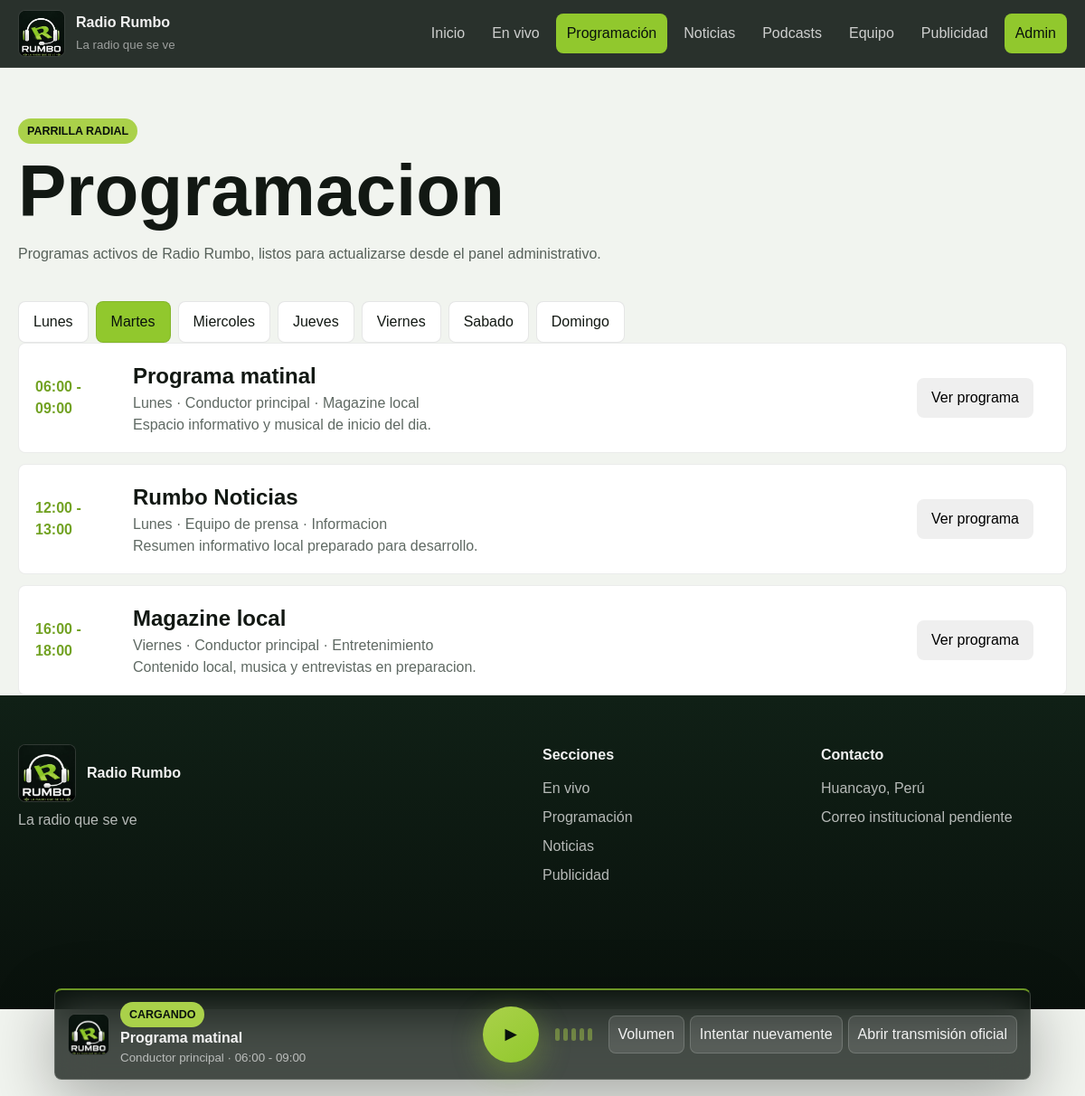
The page /programacion/index.php on the database its author committed.
### tables this page shows
CREATE TABLE programs (
    id INT UNSIGNED AUTO_INCREMENT PRIMARY KEY,
    name VARCHAR(140) NOT NULL,
    slug VARCHAR(160) NOT NULL UNIQUE,
    description TEXT NULL,
    host_name VARCHAR(140) NULL,
    day_of_week ENUM('monday', 'tuesday', 'wednesday', 'thursday', 'friday', 'saturday', 'sunday') NOT NULL,
    start_time TIME NOT NULL,
    end_time TIME NOT NULL,
    category VARCHAR(80) NULL,
    is_active TINYINT(1) NOT NULL DEFAULT 1,
    display_order INT UNSIGNED NOT NULL DEFAULT 0,
    created_at TIMESTAMP DEFAULT CURRENT_TIMESTAMP,
    updated_at TIMESTAMP DEFAULT CURRENT_TIMESTAMP ON UPDATE CURRENT_TIMESTAMP
);

### app/Core/View.php (called while the page is built, shortened)
<?php
final class View
{
    public static function render(string $view, array $data = []): void
    {
        $basePath = dirname(__DIR__, 2) . DIRECTORY_SEPARATOR . 'resources' . DIRECTORY_SEPARATOR . 'views';
        $relativePath = str_replace('.', DIRECTORY_SEPARATOR, $view) . '.php';
        $viewPath = $basePath . DIRECTORY_SEPARATOR . $relativePath;
        $realViewPath = realpath($viewPath);
        extract($data, EXTR_SKIP);
        require $realViewPath;
    }
}

### app/Controllers/Public/ProgramController.php (called while the page is built, shortened)
<?php
final class ProgramController
{
    public function index(array $mock): void
    {
        try {
            $items = $this->programService()->active();
        } catch (Throwable) {
            $items = [];
        }
        View::render('layouts.public', [
            'active' => 'programacion',
            'contentView' => 'schedule',
            'mock' => $mock,
            'pageTitle' => 'Radio Rumbo - Programacion',
            'programs' => $items,
        ]);
    }
    private function programService(): ProgramService
    {
        if (!$this->programs instanceof ProgramService) {
            $this->programs = new ProgramService();
        }
        return $this->programs;
    }
}

### public/programacion/index.php (called while the page is built, shortened)
<?php
$rootPath = rr_bootstrap();
(new ProgramController())->index(rr_mock_data($rootPath));

### app/Helpers/SecurityHelper.php (called while the page is built, shortened)
<?php
final class SecurityHelper
{
    public static function e(string $value): string
    {
        return htmlspecialchars($value, ENT_QUOTES | ENT_SUBSTITUTE, 'UTF-8');
    }
}

### app/Core/Database.php (called while the page is built, shortened)
<?php
final class Database
{
    private static ?PDO $connection = null;
    public static function connection(): PDO
    {
        if (self::$connection instanceof PDO) {
            return self::$connection;
        }
        $host = self::env('DB_HOST', '127.0.0.1');
        $port = self::env('DB_PORT', '3306');
        $database = self::env('DB_DATABASE', 'radio_rumbo');
        $username = self::env('DB_USERNAME', 'root');
        $password = self::env('DB_PASSWORD', '');
        $dsn = sprintf(
            'mysql:host=%s;port=%s;dbname=%s;charset=utf8mb4',
            $host,
            $port,
            $database
        );
        try {
            self::$connection = new PDO($dsn, $username, $password, [
                PDO::ATTR_ERRMODE => PDO::ERRMODE_EXCEPTION,
                PDO::ATTR_DEFAULT_FETCH_MODE => PDO::FETCH_ASSOC,
                PDO::ATTR_EMULATE_PREPARES => false,
            ]);
        } catch (PDOException $exception) {
            throw new PDOException(
                'No se pudo conectar con la base de datos.',
                (int) $exception->getCode(),
                $exception
            );
        }
        return self::$connection;
    }
    private static function env(string $key, string $default = ''): string
    {
        $value = $_ENV[$key] ?? $_SERVER[$key] ?? getenv($key);
        return is_string($value) && $value !== '' ? $value : $default;
    }
}

### app/Models/Program.php (called while the page is built, shortened)
<?php
final class Program
{
    public function active(): array
    {
        $statement = $this->pdo()->prepare(
            'SELECT id, name, slug, description, host_name, day_of_week, start_time, end_time,
                    category, is_active, display_order
             FROM programs
             WHERE is_active = :active
             ORDER BY CASE day_of_week
                          WHEN "monday" THEN 1 WHEN "tuesday" THEN 2 WHEN "wednesday" THEN 3
                          WHEN "thursday" THEN 4 WHEN "friday" THEN 5 WHEN "saturday" THEN 6
                          WHEN "sunday" THEN 7 ELSE 8
                      END,
                      start_time, display_order, id'
        );
        $statement->execute(['active' => 1]);
        return $this->rows($statement->fetchAll());
    }
    private function rows(array $rows): array
    {
        $result = [];
        foreach ($rows as $row) {
            if (is_array($row)) {
                $result[] = $row;
            }
        }
        return $result;
    }
    private function pdo(): PDO
    {
        return $this->connection ?? Database::connection();
    }
}

### app/Services/ProgramService.php (called while the page is built, shortened)
<?php
final class ProgramService
{
    public function active(): array
    {
        return $this->repository()->active();
    }
    private function repository(): Program
    {
        if (!$this->program instanceof Program) {
            $this->program = new Program();
        }
        return $this->program;
    }
}

### resources/views/public/schedule.php (the view, shortened to what this page needs)
<?php
$programs = is_array($programs ?? null) ? $programs : [];
$dayLabels = [
    'monday' => 'Lunes',
    'tuesday' => 'Martes',
    'wednesday' => 'Miercoles',
    'thursday' => 'Jueves',
    'friday' => 'Viernes',
    'saturday' => 'Sabado',
    'sunday' => 'Domingo',
];
$todayKey = strtolower(date('l'));
$now = date('H:i:s');
?>
<section class="page-title container">
    <span class="section-kicker">Parrilla radial</span>
    <h1>Programacion</h1>
    <p>Programas activos de Radio Rumbo, listos para actualizarse desde el panel administrativo.</p>
</section>
<section class="container">
    <div class="filter-row" aria-label="Filtros visuales por dia">
        <?php foreach ($dayLabels as $value => $day): ?>
            <button class="<?= $value === $todayKey ? 'is-active' : '' ?>" type="button"><?= $e($day) ?></button>
        <?php endforeach; ?>
    </div>
    <div class="schedule-list">
        <?php foreach ($programs as $program): ?>
            <?php
            $isLive = (string) $program['day_of_week'] === $todayKey
                && (string) $program['start_time'] <= $now
                && (string) $program['end_time'] > $now;
            ?>
            <article class="<?= $isLive ? 'is-live' : '' ?>">
                <time><?= $e(substr((string) $program['start_time'], 0, 5)) ?> - <?= $e(substr((string) $program['end_time'], 0, 5)) ?></time>
                <div>
                    <h2><?= $e((string) $program['name']) ?></h2>
                    <p><?= $e($dayLabels[(string) $program['day_of_week']] ?? (string) $program['day_of_week']) ?> · <?= $e((string) ($program['host_name'] ?: 'Conductor principal')) ?> · <?= $e((string) ($program['category'] ?: 'Programacion')) ?></p>
                    <?php if ((string) ($program['description'] ?? '') !== ''): ?><p><?= $e((string) $program['description']) ?></p><?php endif; ?>
                </div>
                <button type="button">Ver programa</button>
            </article>
        <?php endforeach; ?>
    </div>
</section>

### resources/views/partials/floating-player.php (shortened to what this page needs)
<?php
$audioUrl = is_string($station['stream_audio_url'] ?? null) ? $station['stream_audio_url'] : '';
?>
<aside class="floating-player" aria-label="Reproductor en vivo" data-audio-status-root>
    <div class="player-station">
        <img class="player-logo" src="/assets/img/radio-rumbo-logo.png" alt="" width="46" height="46">
        <div>
            <span class="live-pill" data-audio-status-label>En vivo</span>
            <strong><?= $e((string) ($currentProgram['name'] ?? 'Programa matinal')) ?></strong>
            <small><?= $e((string) ($currentProgram['host'] ?? 'Conductor principal')) ?> · <?= $e((string) ($currentProgram['schedule'] ?? 'Horario')) ?></small>
        </div>
    </div>
    <button class="player-play" type="button" data-player-toggle aria-label="Reproducir o pausar radio en vivo">
        <span data-player-icon>▶</span>
    </button>
    <div class="audio-waves" aria-hidden="true">
        <span></span><span></span><span></span><span></span><span></span>
    </div>
    <div class="player-actions">
        <button type="button" aria-label="Volumen visual">Volumen</button>
        <button type="button" data-audio-retry>Intentar nuevamente</button>
        <?php if ($audioUrl !== ''): ?>
            <a href="<?= $e($audioUrl) ?>" target="_blank" rel="noopener noreferrer">Abrir transmisión oficial</a>
        <?php else: ?>
            <a href="/en-vivo/" aria-label="Abrir transmisión en vivo">Abrir</a>
        <?php endif; ?>
    </div>
</aside>

### rows shown on the page
programs: start_time "06:00", end_time "09:00", name "Programa matinal", day_of_week "Lunes", host_name "Conductor principal", category "Magazine local", description "Espacio informativo y musical de inicio del dia."
programs: start_time "12:00", end_time "13:00", name "Rumbo Noticias", day_of_week "Lunes", host_name "Equipo de prensa", category "Informacion", description "Resumen informativo local preparado para desarrollo."
programs: start_time "16:00", end_time "18:00", name "Magazine local", day_of_week "Viernes", host_name "Conductor principal", category "Entretenimiento", description "Contenido local, musica y entrevistas en preparacion."

### other values the page prints
$e((string) ($station['name'] ?? 'Radio Rumbo')) "Radio Rumbo"
$e((string) ($station['tagline'] ?? 'La radio que se ve')) "La radio que se ve"
$e($item['label']) "Inicio"
$e($item['label']) "En vivo"
$e($item['label']) "Programación"
$e($item['label']) "Noticias"
$e($item['label']) "Podcasts"
$e($item['label']) "Equipo"
$e($item['label']) "Publicidad"
$e($day) "Lunes"
$e($day) "Martes"
$e($day) "Miercoles"
$e($day) "Jueves"
$e($day) "Viernes"
$e($day) "Sabado"
